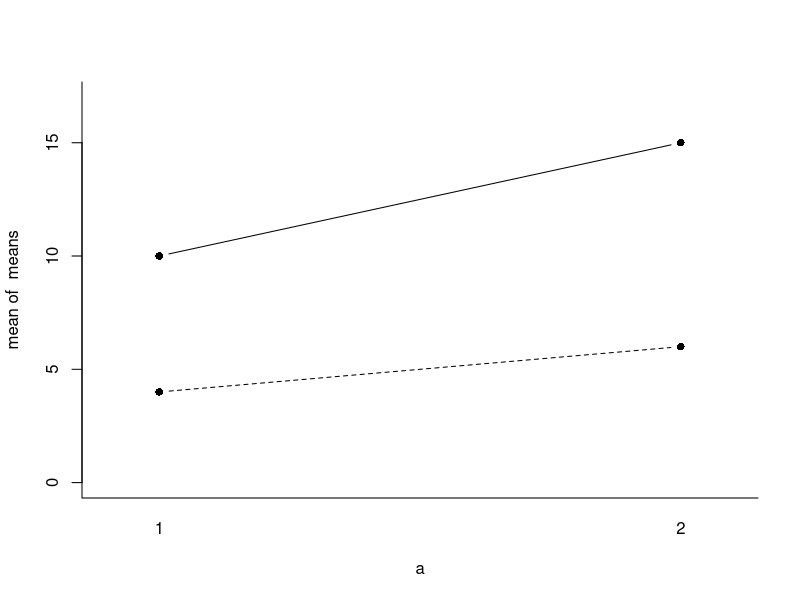
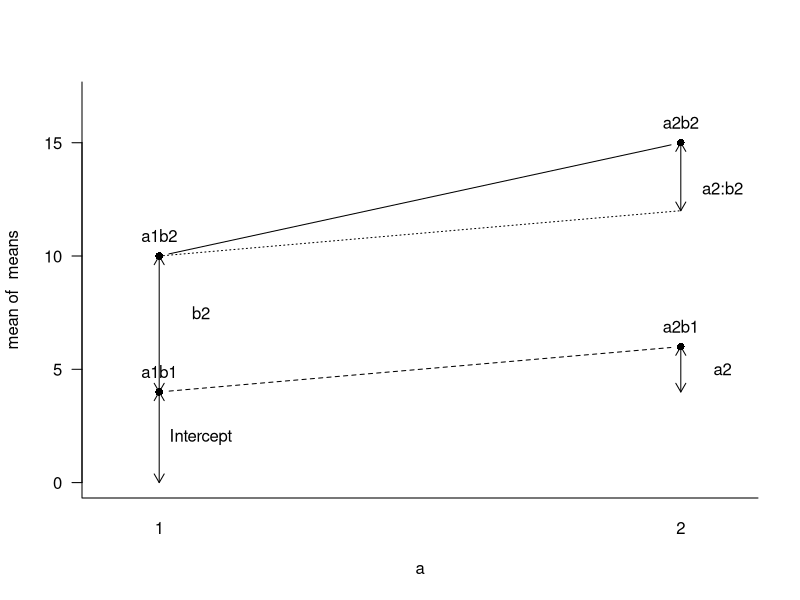

The R script that drew these images, in order:
## ---- chunk 1
meang1 <- 100
meang2 <- 110
g1 <- meang1 + scale(rnorm(30,))*10
g2 <- meang2 + scale(rnorm(30))*10
## ---- chunk 2

## ---- chunk 3
a <- gl(2, 1, 4)
b <- gl(2, 2, 4)
means <- c(4, 6, 10, 15)
interaction.plot(a,b,means,ylim=c(0,17),legend=F,type='b',pch=16,bty="l")
## ---- chunk 4
tapply(means, list(a=a, b=b), mean)
diff(tapply(means, list(a), mean)) # main effect of a
diff(tapply(means, list(b), mean)) # main effect of b

summary(mod2<-lm(means~a+b))
model.matrix(mod2)
model.tables(aov(means~a+b))
model.tables(aov(means~a*b))
## ---- chunk 5
par(las=1)

interaction.plot(a,b,means,ylim=c(0,17),legend=F,type='b',pch=16,bty="l")

eps=.9
text(1,4+eps,"a1b1")
text(2,6+eps,"a2b1")
text(1,10+eps,"a1b2")
text(2,15+eps,"a2b2")

lines(c(1,2),c(10,12),lty=3)

arrows(1,0,1,4, code=3,length=.1)
arrows(2,4,2,6, code=3, length=.1)
arrows(1,4,1,10, code=3, length=.1)
arrows(2,12,2,15, code=3, length=.1)


mod1 = lm(means~a*b)
model.matrix(mod1)
summary(mod1)

text(1.08,2,"Intercept") # intercept
text(2.08,5,"a2") # a2
text(1.08,7.5,"b2") # b2
text(2.08,13,"a2:b2") # a2:b2
